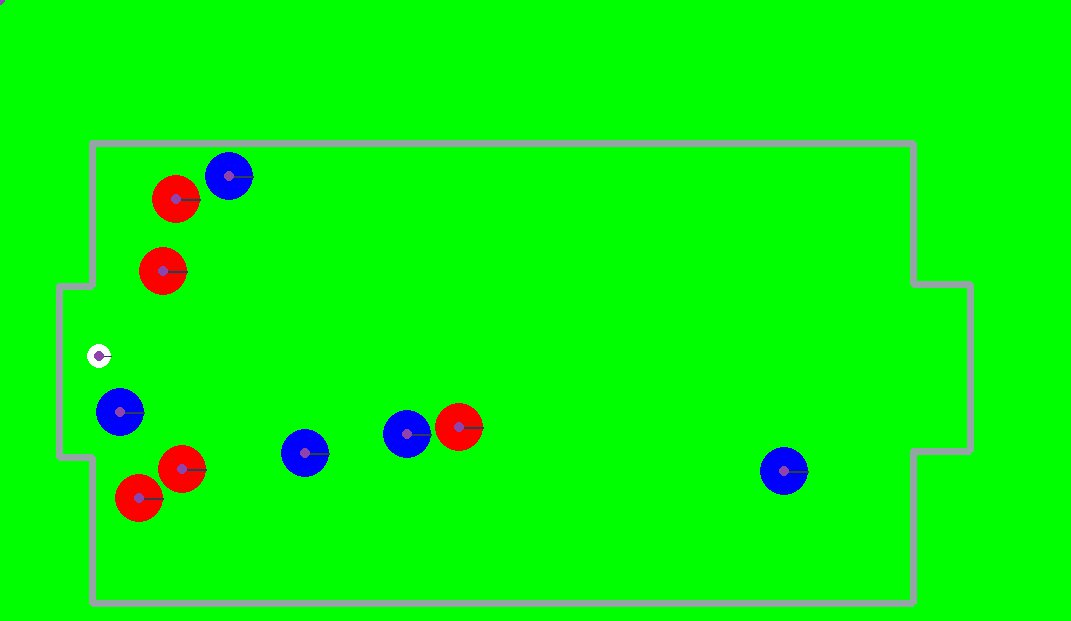
#> input picture images/before.jpg, 1071 x 621 px
$ python -i green_rect_detection.py   (imports and definitions only)
#> lines starting #> are read from the running program, lines starting #| are printed output that depends on the picture; after the words box and inside, x2 and y2 are one past the last pixel; in counts of white or black regions, pixels touching at a corner belong together
#> further down, picture is the input picture: shape (621, 1071, 3); mean B, G, R 9.4, 245.6, 7.9
import cv2
import numpy as np


def detect_green_rectangle(image, line_color=(100, 50, 200), thickness=3):

    # Convert image to HSV color space
#> called with line_color = (100, 50, 200), thickness = 3
    hsv_image = cv2.cvtColor(image, cv2.COLOR_BGR2HSV)
#> hsv_image: shape (621, 1071, 3); mean H, S, V 61.1, 248.4, 251.6

    # Define lower and upper thresholds for green color in HSV
    lower_green = np.array([35, 50, 50])
    upper_green = np.array([85, 255, 255])

    # Create a binary mask of the green region
    mask = cv2.inRange(hsv_image, lower_green, upper_green)
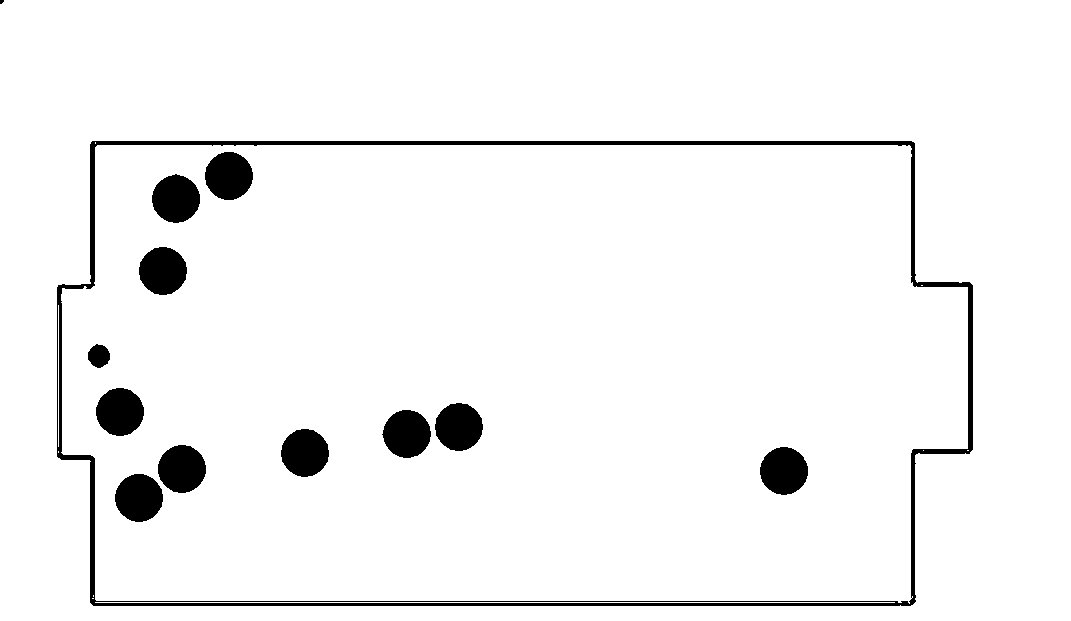
#> mask: shape (621, 1071); 95.5% white; 13 black regions (1 under 20 px), largest, box (x1, y1, x2, y2) and area: (57, 141, 973, 606) 11522, (205, 152, 253, 200) 1789, (158, 445, 206, 493) 1788

    # Perform morphological operations (optional)
    kernel = np.ones((5, 5), np.uint8)
    mask = cv2.erode(mask, kernel, iterations=1)
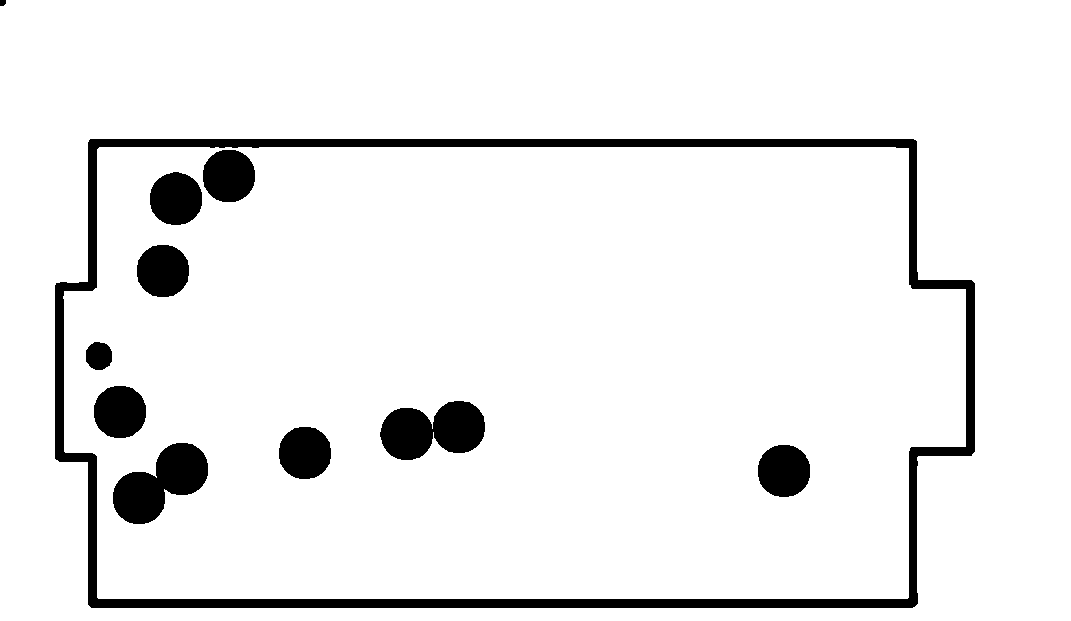
#> mask: shape (621, 1071); 93.1% white; 11 black regions, largest, box (x1, y1, x2, y2) and area: (55, 139, 975, 608) 23545, (380, 401, 485, 460) 4370, (113, 443, 208, 524) 4365
    mask = cv2.dilate(mask, kernel, iterations=1)
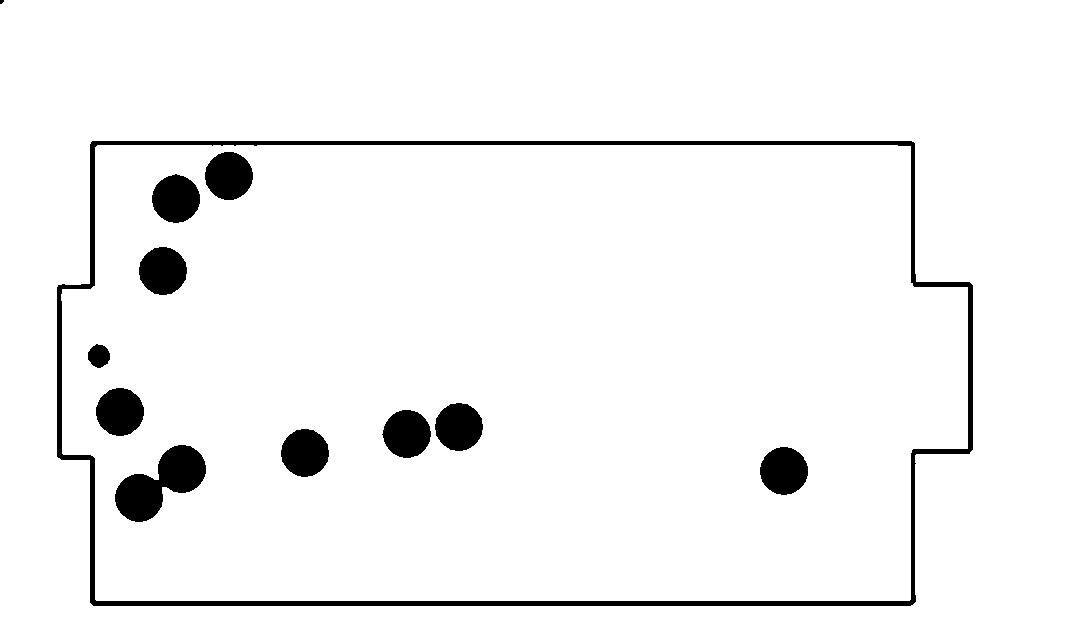
#> mask: shape (621, 1071); 95.4% white; 12 black regions (1 under 20 px), largest, box (x1, y1, x2, y2) and area: (57, 141, 973, 606) 12541, (115, 445, 206, 522) 3621, (205, 152, 253, 200) 1789

    # Find contours in the mask
    contours, _ = cv2.findContours(mask, cv2.RETR_EXTERNAL, cv2.CHAIN_APPROX_SIMPLE)
#> contours = 1 item

    # Find the largest contour
    largest_contour = max(contours, key=cv2.contourArea)
#> largest_contour = [[4, 0], [4, 1], [1, 4], [0, 4], [0, 620], [1070, 620], [1070, 0]]

    # Find the bounding rectangle around the largest contour
    x, y, w, h = cv2.boundingRect(largest_contour)
#> x = 0; y = 0; w = 1071; h = 621

    # Draw the bounding rectangle on the original image
    cv2.rectangle(image, (x, y), (x + w, y + h), line_color, thickness)
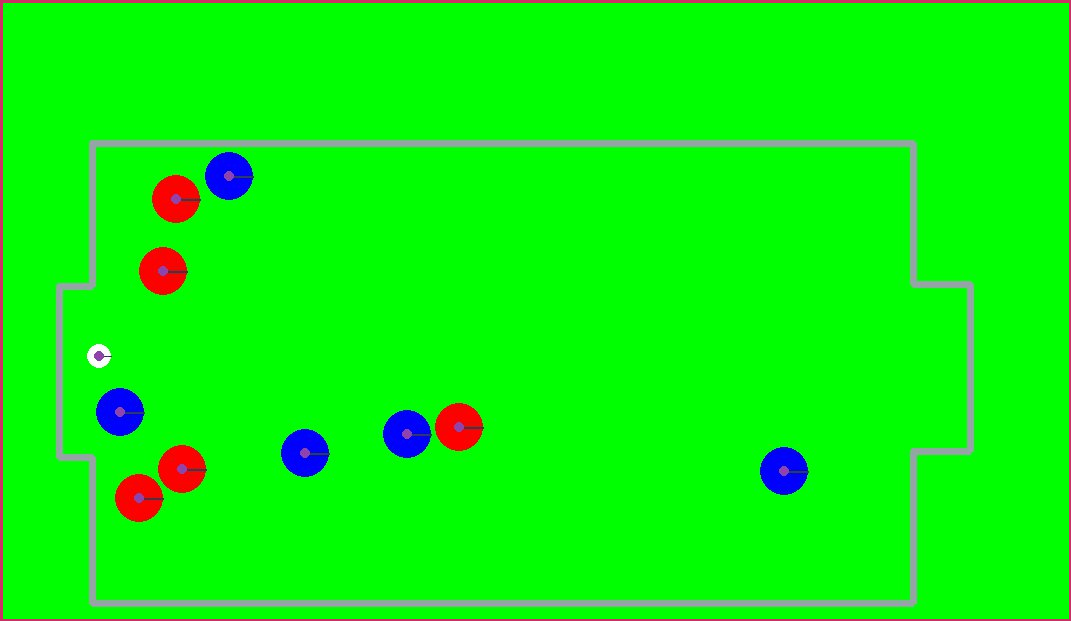
#> image: shape (621, 1071, 3); 1.27% of pixels changed, all inside (x1, y1, x2, y2) = (0, 0, 1071, 621)

    return image

>>> import cv2
>>> picture = cv2.imread('images/before.jpg')
>>> result = detect_green_rectangle(picture)
